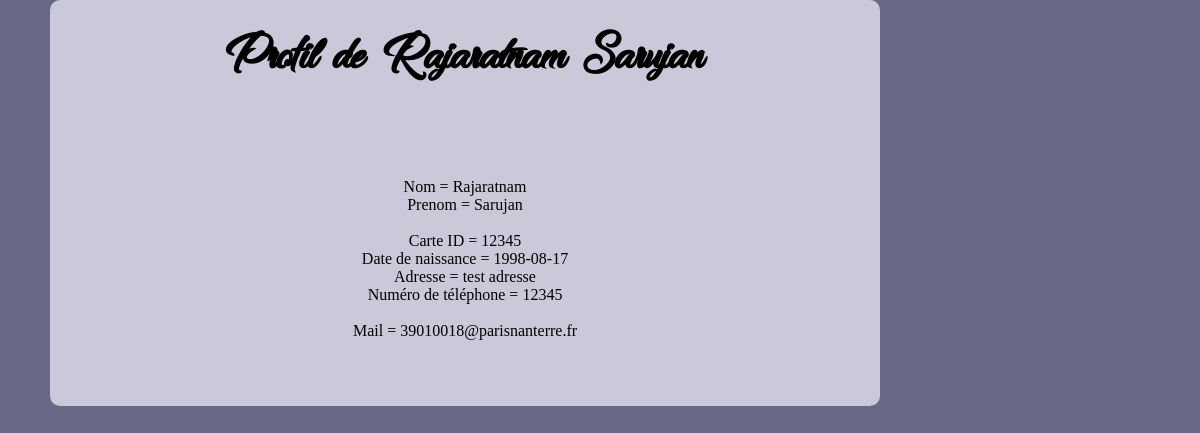
/Etudiant/profile.php?id_etudiant=39, run on the app's committed database.
### tables this page shows
CREATE TABLE `Utilisateur` (
  `id_etudiant` int(11) NOT NULL,
  `Nom` varchar(50) NOT NULL,
  `Prenom` varchar(50) DEFAULT NULL,
  `carte_id` int(11) DEFAULT NULL,
  `date_naiss` date DEFAULT NULL,
  `adresse` varchar(100) DEFAULT NULL,
  `num_tel` int(11) DEFAULT NULL,
  `mail` varchar(70) NOT NULL,
  `mdp` varchar(50) NOT NULL,
  `choixFormation` int(11) DEFAULT NULL,
  `TypeUser` int(11) NOT NULL,
  `id_statuts` int(11) DEFAULT NULL
);

### Etudiant/profile.php (the view, shortened to what this page needs)
<?php
include_once '../db.php';
if(isset($_GET['id_etudiant']) and $_GET['id_etudiant'] > 0)
{
	$getid = intval($_GET['id_etudiant']);
	$requser = $bdd->prepare("SELECT * FROM Utilisateur WHERE id_etudiant = ?");
	$requser->execute(array($getid));
	$userinfo = $requser->fetch();
?>
<!DOCTYPE html>
<html>
<head>
	<link rel="stylesheet" href="../Content/css/nobel.css" />
</head>
<body>
	<main>
		<div align="center"><h1>Profil de <?php echo $userinfo['Nom']." ".$userinfo['Prenom'];?></h1>
		<br><br><br>
		Nom = <?php echo $userinfo['Nom'];?><br>
		Prenom = <?php echo $userinfo['Prenom'];?>
		<br><br>
		Carte ID = <?php echo $userinfo['carte_id'];?><br>
		Date de naissance = <?php echo $userinfo['date_naiss'];?><br>
		Adresse = <?php echo $userinfo['adresse'];?><br>
		Numéro de téléphone = <?php echo $userinfo['num_tel'];?>
		<br><br>
		Mail = <?php echo $userinfo['mail'];?><br><br><br></div>
	</main>
		<nav>
		</nav>
</body>
</html>
<?php
}
?>

### Content/css/nobel.css (style rules this page uses)
body { width : 70%; background-color : #686887; margin:auto; overflow-y: scroll ; position: relative; }
main { width : 70%; margin-left : 150px; margin-right: 100px; background-color : #C9C9D9; border-radius : 10px; padding : 30px; position: relative; }
nav { position : absolute; top : 163px; right : 0px; }
h1 { font-family: "dancing_in_the_rainbow"; font-size: 3.5em; text-align: center; margin-top: 0px; }
@media screen and (min-width: 1100px) and (max-width: 1400px) { body { width : 1100px; } }
@media screen and (min-width: 1100px) and (max-width: 1400px) { main, header { margin-left : 0px; } }

### data on the page
utilisateur: Nom "Rajaratnam", Prenom "Sarujan", carte "12345", date_naiss "1998-08-17", adresse "test adresse", num_tel "12345", mail "39010018@parisnanterre.fr"
